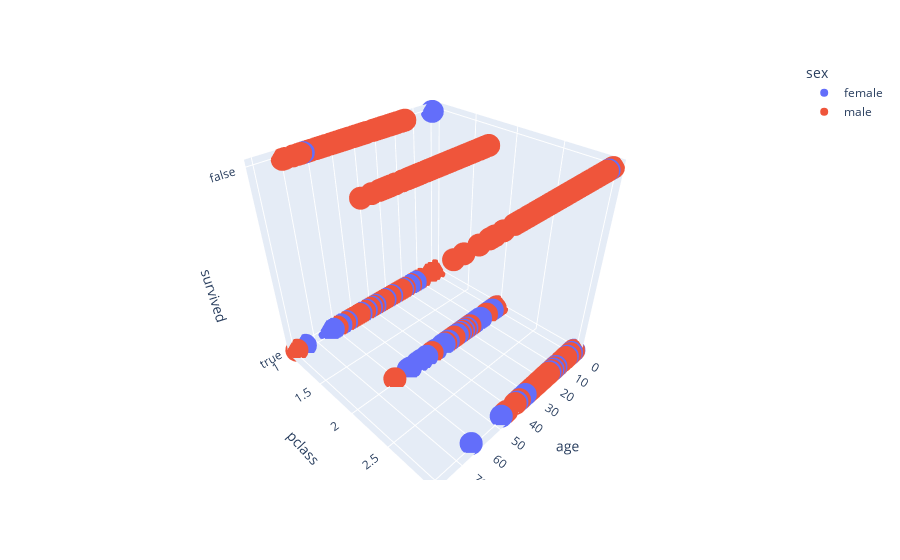

Notebook code cell kept with this figure:
### Code cell
plotly.offline.init_notebook_mode(connected=True)
fig = px.scatter_3d(data, x='age', y='pclass', z='survived',
              color='sex')
#fig.write_html("animacion1_3D.html")
fig.show()

### Figure 1 — Plotly figure (JSON) as saved in the notebook; plotly's stock layout.template omitted (floating-point values rounded to 4 significant figures; data arrays with more than 128 entries replaced by an {"elided": "..."} marker saying what was removed)
{"data": [{"hovertemplate": "sex=female<br>age=%{x}<br>pclass=%{y}<br>survived=%{z}<extra></extra>", "legendgroup": "female", "marker": {"color": "#636efa", "symbol": "circle"}, "mode": "markers", "name": "female", "scene": "scene", "showlegend": true, "type": "scatter3d", "x": {"elided": "466 float values"}, "y": {"elided": "466 int values"}, "z": {"elided": "466 bool values"}}, {"hovertemplate": "sex=male<br>age=%{x}<br>pclass=%{y}<br>survived=%{z}<extra></extra>", "legendgroup": "male", "marker": {"color": "#EF553B", "symbol": "circle"}, "mode": "markers", "name": "male", "scene": "scene", "showlegend": true, "type": "scatter3d", "x": {"elided": "843 float values"}, "y": {"elided": "843 int values"}, "z": {"elided": "843 bool values"}}], "layout": {"legend": {"title": {"text": "sex"}, "tracegroupgap": 0}, "margin": {"t": 60}, "scene": {"domain": {"x": [0, 1], "y": [0, 1]}, "xaxis": {"title": {"text": "age"}}, "yaxis": {"title": {"text": "pclass"}}, "zaxis": {"title": {"text": "survived"}}}}}
